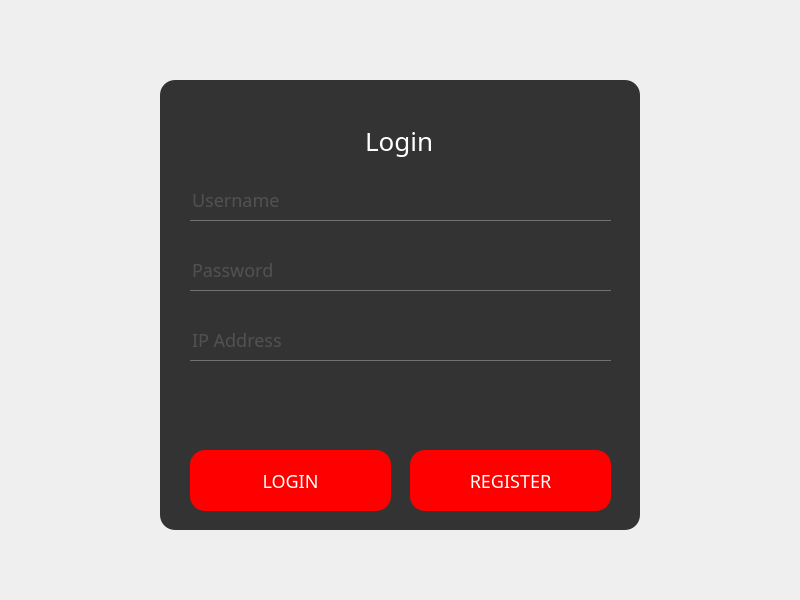
<?xml version="1.0" encoding="UTF-8"?>
<ui version="4.0">
 <class>Login</class>
 <widget class="QWidget" name="Login">
  <property name="windowModality">
   <enum>Qt::NonModal</enum>
  </property>
  <property name="enabled">
   <bool>true</bool>
  </property>
  <property name="geometry">
   <rect>
    <x>0</x>
    <y>0</y>
    <width>800</width>
    <height>600</height>
   </rect>
  </property>
  <property name="minimumSize">
   <size>
    <width>800</width>
    <height>600</height>
   </size>
  </property>
  <property name="maximumSize">
   <size>
    <width>800</width>
    <height>600</height>
   </size>
  </property>
  <property name="contextMenuPolicy">
   <enum>Qt::ActionsContextMenu</enum>
  </property>
  <property name="windowTitle">
   <string>FileBox</string>
  </property>
  <property name="windowIcon">
   <iconset resource="../../resources/images/images.qrc">
    <normaloff>:/images/FileBox_1.png</normaloff>:/images/FileBox_1.png</iconset>
  </property>
  <property name="autoFillBackground">
   <bool>false</bool>
  </property>
  <property name="styleSheet">
   <string notr="true">*{
	font-size:18px;
	font-family: Trajan;
}

QFrame{
	background:#333;
	border-radius:15px;
}

#Login{
	background:url(:/images/bg.png);
}

QLabel{
	color:white;
	background:transparent;
}

QPushButton{
	color:white;
	background:red;
	border-radius:15px;
}

QPushButton:hover{
	background:#800000;
	color:#333
}

QLineEdit{
	background:transparent;
	border:none;
	color:#717072;
	border-bottom:1px solid #717072;
}

#lblLogin{
	color: white;
	font-size: 26px;
}

#lblWarning{
	color: red;
}</string>
  </property>
  <widget class="QFrame" name="frame">
   <property name="geometry">
    <rect>
     <x>160</x>
     <y>80</y>
     <width>480</width>
     <height>450</height>
    </rect>
   </property>
   <property name="maximumSize">
    <size>
     <width>480</width>
     <height>450</height>
    </size>
   </property>
   <property name="styleSheet">
    <string notr="true"/>
   </property>
   <property name="frameShape">
    <enum>QFrame::StyledPanel</enum>
   </property>
   <property name="frameShadow">
    <enum>QFrame::Raised</enum>
   </property>
   <widget class="QLabel" name="lblLogin">
    <property name="geometry">
     <rect>
      <x>205</x>
      <y>30</y>
      <width>81</width>
      <height>61</height>
     </rect>
    </property>
    <property name="text">
     <string>Login</string>
    </property>
   </widget>
   <widget class="QPushButton" name="pbLogin">
    <property name="geometry">
     <rect>
      <x>30</x>
      <y>370</y>
      <width>201</width>
      <height>61</height>
     </rect>
    </property>
    <property name="text">
     <string>LOGIN</string>
    </property>
   </widget>
   <widget class="QPushButton" name="pbRegister">
    <property name="geometry">
     <rect>
      <x>250</x>
      <y>370</y>
      <width>201</width>
      <height>61</height>
     </rect>
    </property>
    <property name="text">
     <string>REGISTER</string>
    </property>
   </widget>
   <widget class="QLineEdit" name="leUsername">
    <property name="geometry">
     <rect>
      <x>30</x>
      <y>100</y>
      <width>421</width>
      <height>41</height>
     </rect>
    </property>
    <property name="text">
     <string/>
    </property>
    <property name="placeholderText">
     <string>Username</string>
    </property>
   </widget>
   <widget class="QLineEdit" name="lePassword">
    <property name="geometry">
     <rect>
      <x>30</x>
      <y>170</y>
      <width>421</width>
      <height>41</height>
     </rect>
    </property>
    <property name="text">
     <string/>
    </property>
    <property name="echoMode">
     <enum>QLineEdit::Password</enum>
    </property>
    <property name="placeholderText">
     <string>Password</string>
    </property>
   </widget>
   <widget class="QLineEdit" name="leIP">
    <property name="geometry">
     <rect>
      <x>30</x>
      <y>240</y>
      <width>421</width>
      <height>41</height>
     </rect>
    </property>
    <property name="text">
     <string/>
    </property>
    <property name="echoMode">
     <enum>QLineEdit::Normal</enum>
    </property>
    <property name="placeholderText">
     <string>IP Address</string>
    </property>
   </widget>
   <widget class="QLabel" name="lblWarning">
    <property name="geometry">
     <rect>
      <x>30</x>
      <y>290</y>
      <width>421</width>
      <height>31</height>
     </rect>
    </property>
    <property name="text">
     <string/>
    </property>
   </widget>
  </widget>
 </widget>
 <resources>
  <include location="../../resources/images/images.qrc"/>
 </resources>
 <connections/>
</ui>
